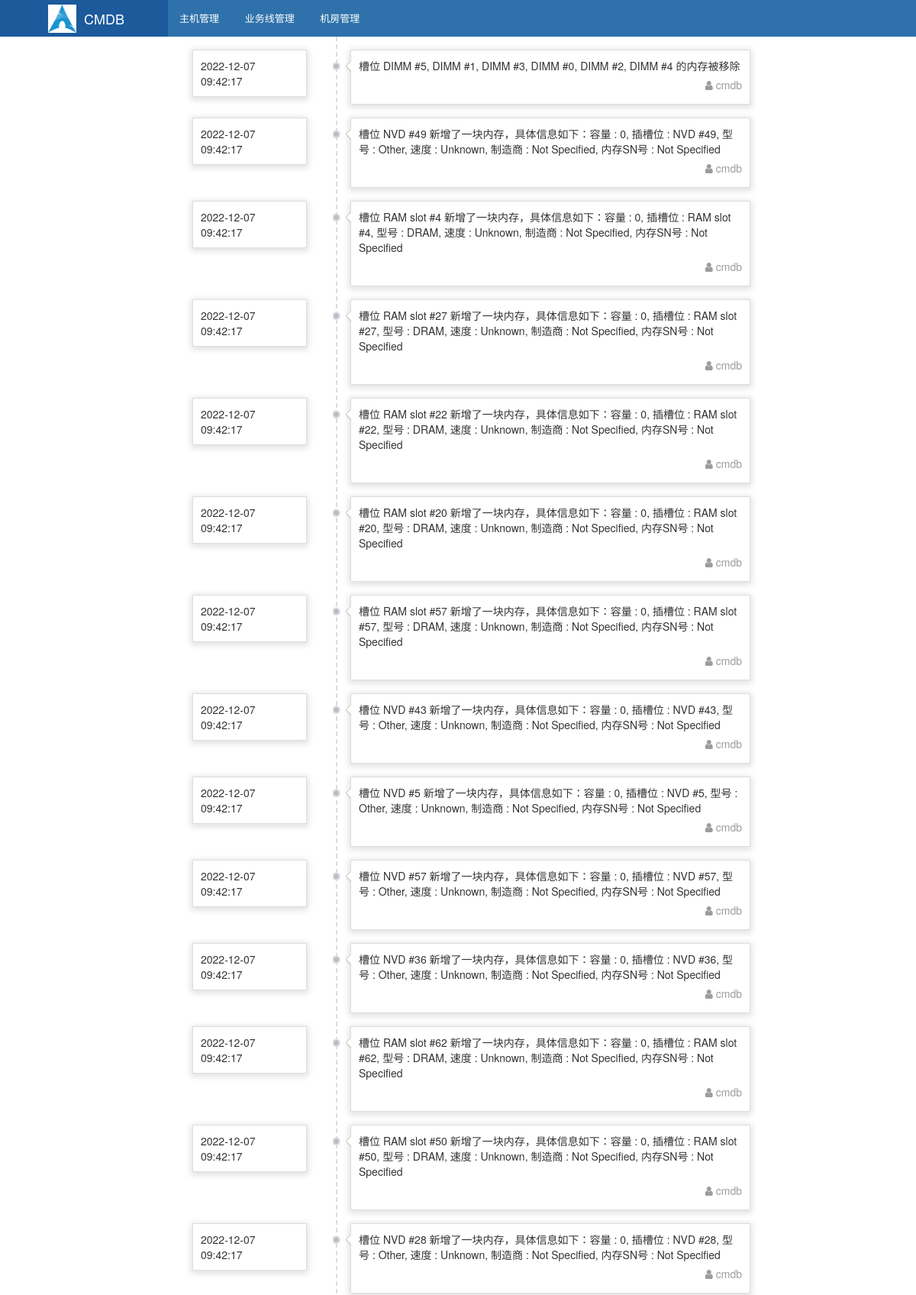
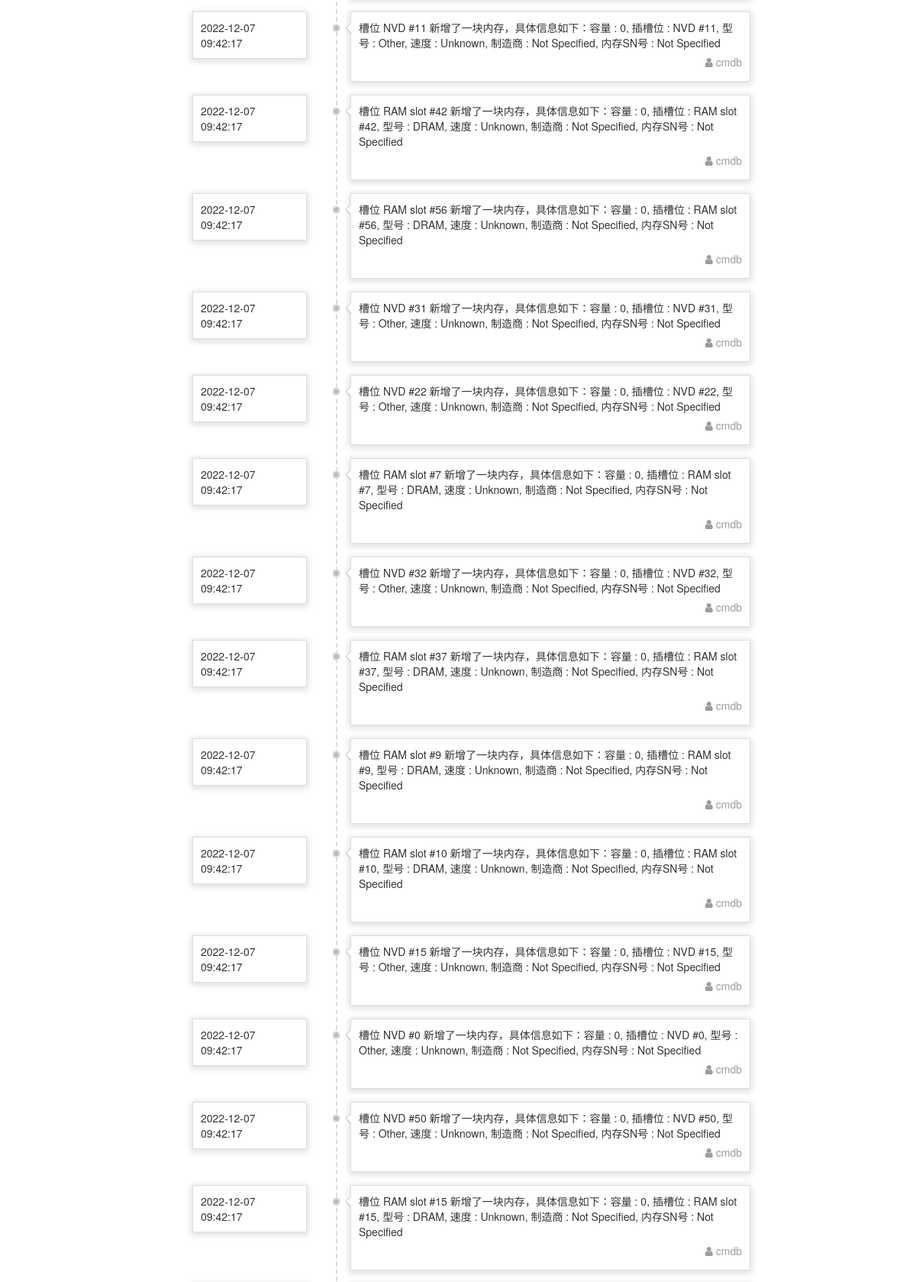
The page /server/record/1/ (upper part) on the database its author committed (2 pictures, top to bottom).
### repository/models.py (models this page shows)
class AssetRecord(models.Model):
    server = models.ForeignKey('Server', related_name='servers', on_delete=models.CASCADE)
    content = models.TextField(null=True)
    create_at = models.DateTimeField(auto_now_add=True)
    class Meta:
        verbose_name_plural = "资产记录表"

### web/views.py (the view)
# urls.py: re_path(r'^server/record/(\d+)/', views.server_record, name='server_record'),
def server_record(request, pk):
    all_records = models.AssetRecord.objects.filter(server_id=pk).order_by('-create_at')
    return render(
        request, 'web/server_record.html', {
            'all_records': all_records,
        }
    )

### web/templates/web/server_record.html (shortened to what this page needs)
{% extends 'layout.html' %}
{% load static %}
{% block content %}
    <div content="3" class="clearfix">
        <div class="left" style="width: 240px; height: 200px;"> &nbsp;</div>
        <div class="left clearfix" style="border-left: 2px dashed #ddd; width: 70%">
            {% for record in all_records %}
                <div style="position: relative;">
                    <div class="time">{{ record.create_at }}</div>
                    <div class="record-arrow"></div>
                    <div class="record">
                        {{ record.content }}
                        <div class="auther">
                            <span><i class="fa fa-user"></i></span>
                            <span>cmdb</span>
                        </div>
                    </div>
                </div>
            {% endfor %}
        </div>
    </div>
{% endblock %}

### static/css/commons.css (style rules this page uses)
body { margin: 0; }
.left { float: left; }
.clearfix:after { clear: both; display: block; visibility: hidden; height: 0; }

### templates/layout.html (style rules this page uses)
body { margin: 0; }

### web/templates/web/server_record.html (style rules this page uses)
.time { padding: 10px; border: 1px solid #ddd; position: absolute; width: 150px; left: -190px; box-shadow: 0 2px 8px 2px rgba(0, 0, 0, 0.12); }
.record { padding: 10px; border: 1px solid #ddd; margin: 17px; min-height: 40px; box-shadow: 0 2px 8px 2px rgba(0, 0, 0, 0.12); }
.record .auther { text-align: right; padding: 5px 0px; color: #9C9C9C; }
.record-arrow { position: absolute; width: 24px; height: 14px; background-image: url("/static/imgs/bg_dot_left3.png"); top: 15px; left: -6px; text-indent: -9999em; }

### rows shown on the page
AssetRecord: create_at "2022-12-07 09:42:17", content "槽位 DIMM #5, DIMM #1, DIMM #3, DIMM #0, DIMM #2, DIMM #4 的内存被移除"
AssetRecord: create_at "2022-12-07 09:42:17", content "槽位 NVD #49 新增了一块内存，具体信息如下：容量 : 0, 插槽位 : NVD #49, 型号 : Other, 速度 : Unknown, 制造商 : Not Specified, 内存SN号 : Not Specified"
AssetRecord: create_at "2022-12-07 09:42:17", content "槽位 RAM slot #4 新增了一块内存，具体信息如下：容量 : 0, 插槽位 : RAM slot #4, 型号 : DRAM, 速度 : Unknown, 制造商 : Not Specified, 内存SN号 : Not Specified"
AssetRecord: create_at "2022-12-07 09:42:17", content "槽位 RAM slot #27 新增了一块内存，具体信息如下：容量 : 0, 插槽位 : RAM slot #27, 型号 : DRAM, 速度 : Unknown, 制造商 : Not Specified, 内存SN号 : Not Specified"
AssetRecord: create_at "2022-12-07 09:42:17", content "槽位 RAM slot #22 新增了一块内存，具体信息如下：容量 : 0, 插槽位 : RAM slot #22, 型号 : DRAM, 速度 : Unknown, 制造商 : Not Specified, 内存SN号 : Not Specified"
AssetRecord: create_at "2022-12-07 09:42:17", content "槽位 RAM slot #20 新增了一块内存，具体信息如下：容量 : 0, 插槽位 : RAM slot #20, 型号 : DRAM, 速度 : Unknown, 制造商 : Not Specified, 内存SN号 : Not Specified"
AssetRecord: create_at "2022-12-07 09:42:17", content "槽位 RAM slot #57 新增了一块内存，具体信息如下：容量 : 0, 插槽位 : RAM slot #57, 型号 : DRAM, 速度 : Unknown, 制造商 : Not Specified, 内存SN号 : Not Specified"
AssetRecord: create_at "2022-12-07 09:42:17", content "槽位 NVD #43 新增了一块内存，具体信息如下：容量 : 0, 插槽位 : NVD #43, 型号 : Other, 速度 : Unknown, 制造商 : Not Specified, 内存SN号 : Not Specified"
AssetRecord: create_at "2022-12-07 09:42:17", content "槽位 NVD #5 新增了一块内存，具体信息如下：容量 : 0, 插槽位 : NVD #5, 型号 : Other, 速度 : Unknown, 制造商 : Not Specified, 内存SN号 : Not Specified"
AssetRecord: create_at "2022-12-07 09:42:17", content "槽位 NVD #57 新增了一块内存，具体信息如下：容量 : 0, 插槽位 : NVD #57, 型号 : Other, 速度 : Unknown, 制造商 : Not Specified, 内存SN号 : Not Specified"
AssetRecord: create_at "2022-12-07 09:42:17", content "槽位 NVD #36 新增了一块内存，具体信息如下：容量 : 0, 插槽位 : NVD #36, 型号 : Other, 速度 : Unknown, 制造商 : Not Specified, 内存SN号 : Not Specified"
AssetRecord: create_at "2022-12-07 09:42:17", content "槽位 RAM slot #62 新增了一块内存，具体信息如下：容量 : 0, 插槽位 : RAM slot #62, 型号 : DRAM, 速度 : Unknown, 制造商 : Not Specified, 内存SN号 : Not Specified"
AssetRecord: create_at "2022-12-07 09:42:17", content "槽位 RAM slot #50 新增了一块内存，具体信息如下：容量 : 0, 插槽位 : RAM slot #50, 型号 : DRAM, 速度 : Unknown, 制造商 : Not Specified, 内存SN号 : Not Specified"
AssetRecord: create_at "2022-12-07 09:42:17", content "槽位 NVD #28 新增了一块内存，具体信息如下：容量 : 0, 插槽位 : NVD #28, 型号 : Other, 速度 : Unknown, 制造商 : Not Specified, 内存SN号 : Not Specified"
AssetRecord: create_at "2022-12-07 09:42:17", content "槽位 NVD #11 新增了一块内存，具体信息如下：容量 : 0, 插槽位 : NVD #11, 型号 : Other, 速度 : Unknown, 制造商 : Not Specified, 内存SN号 : Not Specified"
AssetRecord: create_at "2022-12-07 09:42:17", content "槽位 RAM slot #42 新增了一块内存，具体信息如下：容量 : 0, 插槽位 : RAM slot #42, 型号 : DRAM, 速度 : Unknown, 制造商 : Not Specified, 内存SN号 : Not Specified"
AssetRecord: create_at "2022-12-07 09:42:17", content "槽位 RAM slot #56 新增了一块内存，具体信息如下：容量 : 0, 插槽位 : RAM slot #56, 型号 : DRAM, 速度 : Unknown, 制造商 : Not Specified, 内存SN号 : Not Specified"
AssetRecord: create_at "2022-12-07 09:42:17", content "槽位 NVD #31 新增了一块内存，具体信息如下：容量 : 0, 插槽位 : NVD #31, 型号 : Other, 速度 : Unknown, 制造商 : Not Specified, 内存SN号 : Not Specified"
AssetRecord: create_at "2022-12-07 09:42:17", content "槽位 NVD #22 新增了一块内存，具体信息如下：容量 : 0, 插槽位 : NVD #22, 型号 : Other, 速度 : Unknown, 制造商 : Not Specified, 内存SN号 : Not Specified"
AssetRecord: create_at "2022-12-07 09:42:17", content "槽位 RAM slot #7 新增了一块内存，具体信息如下：容量 : 0, 插槽位 : RAM slot #7, 型号 : DRAM, 速度 : Unknown, 制造商 : Not Specified, 内存SN号 : Not Specified"
AssetRecord: create_at "2022-12-07 09:42:17", content "槽位 NVD #32 新增了一块内存，具体信息如下：容量 : 0, 插槽位 : NVD #32, 型号 : Other, 速度 : Unknown, 制造商 : Not Specified, 内存SN号 : Not Specified"
AssetRecord: create_at "2022-12-07 09:42:17", content "槽位 RAM slot #37 新增了一块内存，具体信息如下：容量 : 0, 插槽位 : RAM slot #37, 型号 : DRAM, 速度 : Unknown, 制造商 : Not Specified, 内存SN号 : Not Specified"
AssetRecord: create_at "2022-12-07 09:42:17", content "槽位 RAM slot #9 新增了一块内存，具体信息如下：容量 : 0, 插槽位 : RAM slot #9, 型号 : DRAM, 速度 : Unknown, 制造商 : Not Specified, 内存SN号 : Not Specified"
AssetRecord: create_at "2022-12-07 09:42:17", content "槽位 RAM slot #10 新增了一块内存，具体信息如下：容量 : 0, 插槽位 : RAM slot #10, 型号 : DRAM, 速度 : Unknown, 制造商 : Not Specified, 内存SN号 : Not Specified"
AssetRecord: create_at "2022-12-07 09:42:17", content "槽位 NVD #15 新增了一块内存，具体信息如下：容量 : 0, 插槽位 : NVD #15, 型号 : Other, 速度 : Unknown, 制造商 : Not Specified, 内存SN号 : Not Specified"
AssetRecord: create_at "2022-12-07 09:42:17", content "槽位 NVD #0 新增了一块内存，具体信息如下：容量 : 0, 插槽位 : NVD #0, 型号 : Other, 速度 : Unknown, 制造商 : Not Specified, 内存SN号 : Not Specified"
AssetRecord: create_at "2022-12-07 09:42:17", content "槽位 NVD #50 新增了一块内存，具体信息如下：容量 : 0, 插槽位 : NVD #50, 型号 : Other, 速度 : Unknown, 制造商 : Not Specified, 内存SN号 : Not Specified"
AssetRecord: create_at "2022-12-07 09:42:17", content "槽位 RAM slot #15 新增了一块内存，具体信息如下：容量 : 0, 插槽位 : RAM slot #15, 型号 : DRAM, 速度 : Unknown, 制造商 : Not Specified, 内存SN号 : Not Specified"
